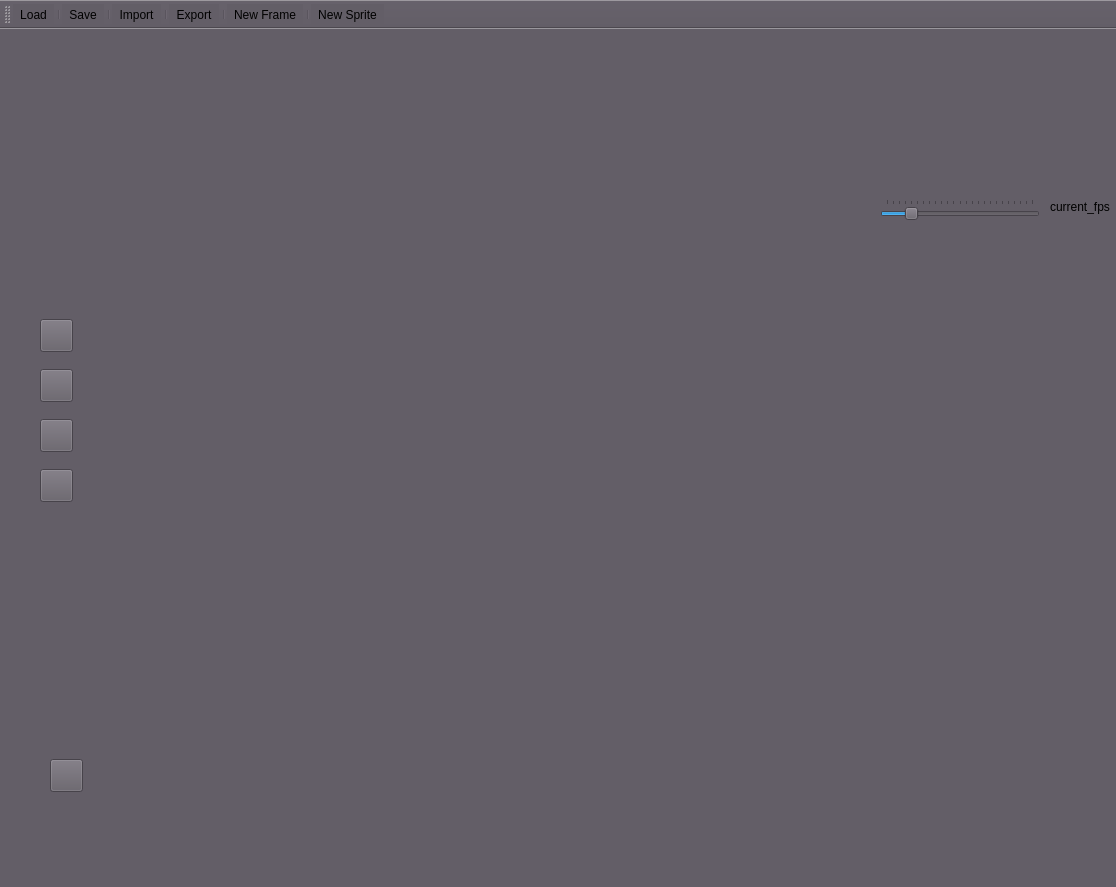
<?xml version="1.0" encoding="UTF-8"?>
<ui version="4.0">
 <class>MainWindow</class>
 <widget class="QMainWindow" name="MainWindow">
  <property name="geometry">
   <rect>
    <x>0</x>
    <y>0</y>
    <width>1116</width>
    <height>887</height>
   </rect>
  </property>
  <property name="mouseTracking">
   <bool>true</bool>
  </property>
  <property name="windowTitle">
   <string>Obey Your Thirst</string>
  </property>
  <property name="windowIcon">
   <iconset>
    <normaloff>:/graphics/Sprite.png</normaloff>:/graphics/Sprite.png</iconset>
  </property>
  <property name="styleSheet">
   <string notr="true">background-color: rgb(99, 94, 103);</string>
  </property>
  <widget class="QWidget" name="centralwidget">
   <widget class="CanvasWidget" name="widget" native="true">
    <property name="geometry">
     <rect>
      <x>120</x>
      <y>30</y>
      <width>640</width>
      <height>640</height>
     </rect>
    </property>
   </widget>
   <widget class="QWidget" name="widget_2" native="true">
    <property name="geometry">
     <rect>
      <x>900</x>
      <y>30</y>
      <width>120</width>
      <height>120</height>
     </rect>
    </property>
   </widget>
   <widget class="QToolButton" name="toolButton">
    <property name="geometry">
     <rect>
      <x>40</x>
      <y>390</y>
      <width>33</width>
      <height>33</height>
     </rect>
    </property>
    <property name="autoFillBackground">
     <bool>false</bool>
    </property>
    <property name="text">
     <string/>
    </property>
    <property name="icon">
     <iconset>
      <normaloff>:/graphics/Color Wheel.png</normaloff>:/graphics/Color Wheel.png</iconset>
    </property>
    <property name="iconSize">
     <size>
      <width>32</width>
      <height>32</height>
     </size>
    </property>
    <property name="checkable">
     <bool>true</bool>
    </property>
   </widget>
   <widget class="QSlider" name="horizontalSlider">
    <property name="geometry">
     <rect>
      <x>880</x>
      <y>170</y>
      <width>160</width>
      <height>22</height>
     </rect>
    </property>
    <property name="acceptDrops">
     <bool>false</bool>
    </property>
    <property name="maximum">
     <number>24</number>
    </property>
    <property name="sliderPosition">
     <number>4</number>
    </property>
    <property name="orientation">
     <enum>Qt::Horizontal</enum>
    </property>
    <property name="tickPosition">
     <enum>QSlider::TicksAbove</enum>
    </property>
    <property name="tickInterval">
     <number>0</number>
    </property>
   </widget>
   <widget class="QWidget" name="widget_3" native="true">
    <property name="geometry">
     <rect>
      <x>120</x>
      <y>690</y>
      <width>640</width>
      <height>120</height>
     </rect>
    </property>
   </widget>
   <widget class="QPushButton" name="pushButton">
    <property name="geometry">
     <rect>
      <x>40</x>
      <y>290</y>
      <width>33</width>
      <height>33</height>
     </rect>
    </property>
    <property name="text">
     <string/>
    </property>
    <property name="icon">
     <iconset>
      <normaloff>:/graphics/Pen-icon.png</normaloff>:/graphics/Pen-icon.png</iconset>
    </property>
    <property name="iconSize">
     <size>
      <width>32</width>
      <height>32</height>
     </size>
    </property>
    <property name="checkable">
     <bool>true</bool>
    </property>
   </widget>
   <widget class="QPushButton" name="pushButton_2">
    <property name="geometry">
     <rect>
      <x>40</x>
      <y>340</y>
      <width>33</width>
      <height>33</height>
     </rect>
    </property>
    <property name="text">
     <string/>
    </property>
    <property name="icon">
     <iconset>
      <normaloff>:/graphics/eyedropper-icon.png</normaloff>:/graphics/eyedropper-icon.png</iconset>
    </property>
    <property name="iconSize">
     <size>
      <width>32</width>
      <height>32</height>
     </size>
    </property>
    <property name="checkable">
     <bool>true</bool>
    </property>
   </widget>
   <widget class="QPushButton" name="pushButton_3">
    <property name="geometry">
     <rect>
      <x>50</x>
      <y>730</y>
      <width>33</width>
      <height>33</height>
     </rect>
    </property>
    <property name="text">
     <string/>
    </property>
    <property name="icon">
     <iconset>
      <normaloff>:/graphics/clone.png</normaloff>:/graphics/clone.png</iconset>
    </property>
    <property name="iconSize">
     <size>
      <width>32</width>
      <height>32</height>
     </size>
    </property>
   </widget>
   <widget class="QPushButton" name="pushButton_4">
    <property name="geometry">
     <rect>
      <x>40</x>
      <y>440</y>
      <width>33</width>
      <height>33</height>
     </rect>
    </property>
    <property name="text">
     <string/>
    </property>
    <property name="icon">
     <iconset>
      <normaloff>:/graphics/sm-cut-onion.png</normaloff>:/graphics/sm-cut-onion.png</iconset>
    </property>
    <property name="iconSize">
     <size>
      <width>30</width>
      <height>30</height>
     </size>
    </property>
    <property name="checkable">
     <bool>true</bool>
    </property>
   </widget>
   <widget class="QWidget" name="widget_4" native="true">
    <property name="geometry">
     <rect>
      <x>780</x>
      <y>240</y>
      <width>321</width>
      <height>551</height>
     </rect>
    </property>
   </widget>
   <widget class="QLabel" name="label">
    <property name="geometry">
     <rect>
      <x>1050</x>
      <y>170</y>
      <width>61</width>
      <height>16</height>
     </rect>
    </property>
    <property name="text">
     <string>current_fps</string>
    </property>
   </widget>
  </widget>
  <widget class="QStatusBar" name="statusbar"/>
  <widget class="QToolBar" name="toolBar">
   <property name="windowTitle">
    <string>toolBar</string>
   </property>
   <property name="iconSize">
    <size>
     <width>32</width>
     <height>32</height>
    </size>
   </property>
   <property name="toolButtonStyle">
    <enum>Qt::ToolButtonTextBesideIcon</enum>
   </property>
   <attribute name="toolBarArea">
    <enum>TopToolBarArea</enum>
   </attribute>
   <attribute name="toolBarBreak">
    <bool>false</bool>
   </attribute>
   <addaction name="actionLoad"/>
   <addaction name="separator"/>
   <addaction name="actionSave"/>
   <addaction name="separator"/>
   <addaction name="actionImport"/>
   <addaction name="separator"/>
   <addaction name="actionExport"/>
   <addaction name="separator"/>
   <addaction name="actionNewFrame"/>
   <addaction name="separator"/>
   <addaction name="actionNewSprite"/>
  </widget>
  <action name="actionSave">
   <property name="icon">
    <iconset>
     <normaloff>:/graphics/Lime-icon.png</normaloff>:/graphics/Lime-icon.png</iconset>
   </property>
   <property name="text">
    <string>Save</string>
   </property>
   <property name="toolTip">
    <string>Save Sprite</string>
   </property>
  </action>
  <action name="actionImport">
   <property name="icon">
    <iconset>
     <normaloff>:/graphics/layer-import-icon.png</normaloff>:/graphics/layer-import-icon.png</iconset>
   </property>
   <property name="text">
    <string>Import</string>
   </property>
   <property name="toolTip">
    <string>Import Sprite Sheet</string>
   </property>
  </action>
  <action name="actionExport">
   <property name="icon">
    <iconset>
     <normaloff>:/graphics/table-export-icon.png</normaloff>:/graphics/table-export-icon.png</iconset>
   </property>
   <property name="text">
    <string>Export</string>
   </property>
   <property name="toolTip">
    <string>Export Sprite to GIF</string>
   </property>
  </action>
  <action name="actionLoad">
   <property name="icon">
    <iconset>
     <normaloff>:/graphics/Lemon-icon.png</normaloff>:/graphics/Lemon-icon.png</iconset>
   </property>
   <property name="text">
    <string>Load</string>
   </property>
   <property name="toolTip">
    <string>Load Sprite Sheet</string>
   </property>
  </action>
  <action name="actionColorSelect">
   <property name="icon">
    <iconset>
     <normaloff>:/graphics/Color Wheel.png</normaloff>:/graphics/Color Wheel.png</iconset>
   </property>
   <property name="text">
    <string>ColorSelect</string>
   </property>
   <property name="toolTip">
    <string>Color Selector</string>
   </property>
  </action>
  <action name="actionNewFrame">
   <property name="icon">
    <iconset>
     <normaloff>:/graphics/new-file-icon.png</normaloff>:/graphics/new-file-icon.png</iconset>
   </property>
   <property name="text">
    <string>New Frame</string>
   </property>
   <property name="toolTip">
    <string>Add New Frame</string>
   </property>
  </action>
  <action name="actionNewSprite">
   <property name="icon">
    <iconset>
     <normaloff>:/graphics/Sprite.png</normaloff>:/graphics/Sprite.png</iconset>
   </property>
   <property name="text">
    <string>New Sprite</string>
   </property>
   <property name="toolTip">
    <string>New Sprite</string>
   </property>
  </action>
 </widget>
 <customwidgets>
  <customwidget>
   <class>CanvasWidget</class>
   <extends>QWidget</extends>
   <header>canvaswidget.h</header>
   <container>1</container>
  </customwidget>
 </customwidgets>
 <resources/>
 <connections/>
</ui>
